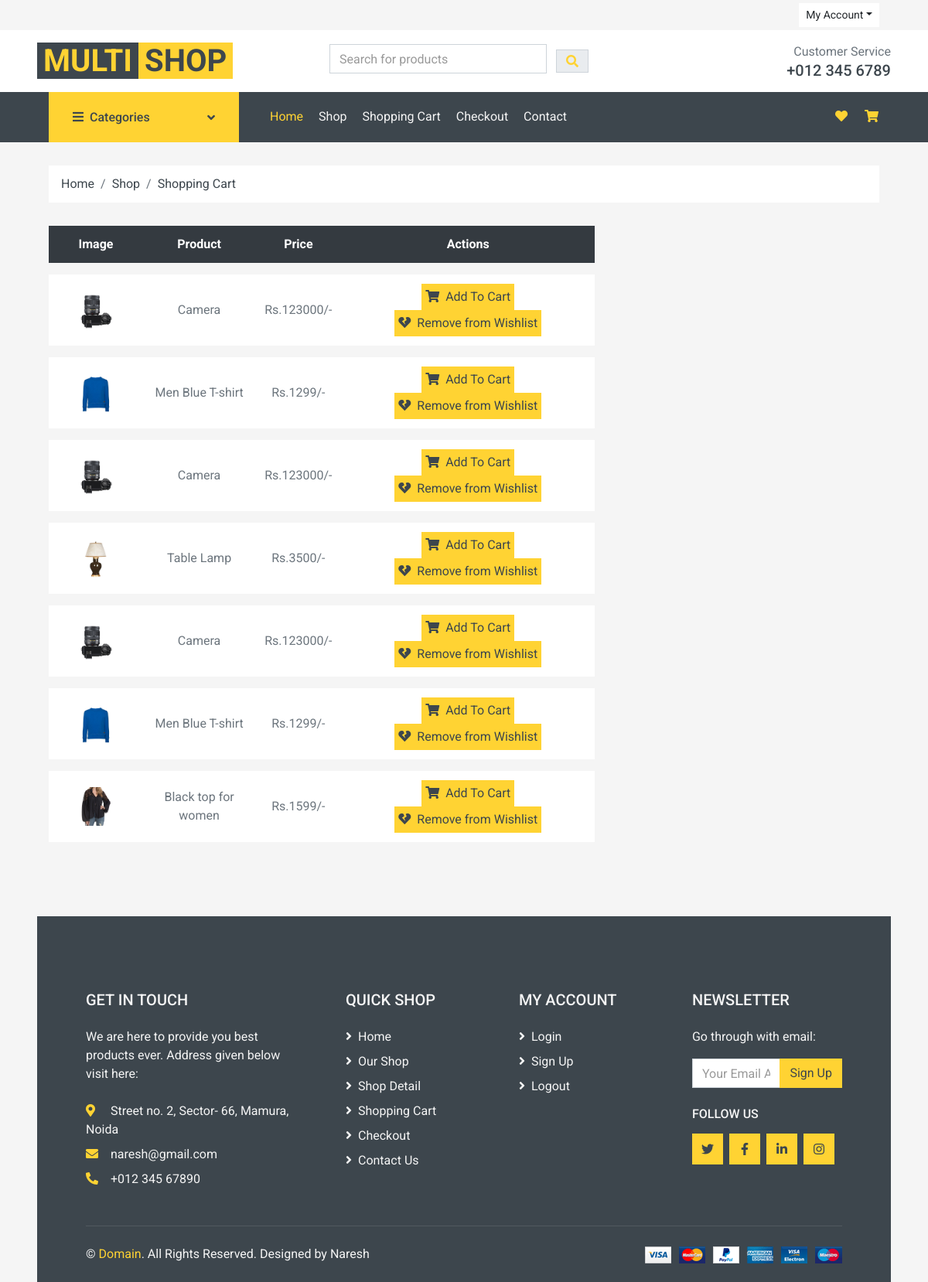
Screenshot of /view_wishlist (signed in) with the database file from the repository.
### Store_app/models.py (models this page shows, shortened)
class WishlistItem(models.Model):
    wishlist = models.ForeignKey(Wishlist,on_delete=models.SET_NULL,null=True)
    product = models.ForeignKey(Product,on_delete=models.SET_NULL,null=True)
    date_added = models.DateTimeField(auto_now=True)

class Product(models.Model):
    name = models.CharField(max_length=40)
    category = models.ForeignKey(
        Category, on_delete=models.SET_NULL, null=True)
    image = models.ImageField(null=True, blank=True)
    digital = models.BooleanField()
    days_to_deliver = models.IntegerField()
    price = models.IntegerField(default=0)
    description = models.TextField(null=True)
    @property
    def imageURL(self):
        url = ""
        try:
            url = self.image.url
        except:
            url = ""
        return url

### Store_app/views.py (the view)
# urls.py: path('view_wishlist', views.view_wishlist, name='view_wishlist'),
def view_wishlist(request):
    user = request.user
    customer = Customer.objects.get(user=request.user)
    wishlist = Wishlist.objects.filter(customer=customer).first()
    wishlist_items = WishlistItem.objects.filter(wishlist=wishlist)
    categories = Category.objects.all()
    context={
        'wishlist_items':wishlist_items,
        'categories':categories,
    }
    return render(request,'view_wishlist.html',context)

### Store_app/models.py (called while the page is built)
    @property
    def cat_count(self):
        products = self.product_set.all()
        num = products.count()
        return num

### templates/view_wishlist.html (shortened to what this page needs)
{% extends 'base.html' %}
{% load static %}
{% block content %}
    <div class="container-fluid">
        <div class="row px-xl-5">
            <div class="col-lg-8 table-responsive mb-5">
                <table class="table table-light table-borderless table-hover text-center mb-0">
                    <thead class="thead-dark">
                        <tr>
                            <th>Image</th>
                            <th>Product</th>
                            <th>Price</th>
                            <th>Actions</th>
                        </tr>
                    </thead>
                    <tbody class="align-middle">
                        {% for item in wishlist_items %}
                        <tr>
                            <td class="align-middle"><img class="mx-4" src="{{ item.product.imageURL }}" alt="" style="width: 50px;"></td>
                            <td class="align-middle">{{ item.product.name }}</td>
                            <td class="align-middle">Rs.{{ item.product.price }}/-</td>
                            <td class="align-middle">
                                <a href="/add_to_cart/{{item.product.id}}"><button class="btn btn-primary p-1 mx-2"><i class="fa fa-shopping-cart mr-1"></i> Add To
                                    Cart</button></a>
                                <a href="/remove_wishlist/{{item.id}}"><button class="btn btn-primary p-1 mx-4"><i class="fa fa-heart-broken mr-1"></i> Remove from Wishlist
                                   </button></a>
                            </td>
                        </tr>
                        {% endfor %}
                    </tbody>
                </table>
            </div>
</body>
</html>
{% endblock %}

### rows the page displays
WishlistItem: product.imageURL (picture), product.name "Camera", product.price "123000"
WishlistItem: product.imageURL (picture), product.name "Men Blue T-shirt", product.price "1299"
WishlistItem: product.imageURL (picture), product.name "Camera", product.price "123000"
WishlistItem: product.imageURL (picture), product.name "Table Lamp", product.price "3500"
WishlistItem: product.imageURL (picture), product.name "Camera", product.price "123000"
WishlistItem: product.imageURL (picture), product.name "Men Blue T-shirt", product.price "1299"
WishlistItem: product.imageURL (picture), product.name "Black top for women", product.price "1599"
